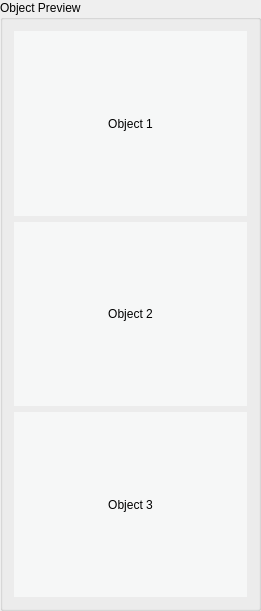
   <widget class="QGroupBox" name="groupBox_2">
    <property name="geometry">
     <rect>
      <x>850</x>
      <y>60</y>
      <width>261</width>
      <height>611</height>
     </rect>
    </property>
    <property name="title">
     <string>Object Preview</string>
    </property>
    <layout class="QGridLayout" name="gridLayout_2">
     <item row="0" column="0">
      <layout class="QGridLayout" name="gridLayout">
       <item row="1" column="0">
        <widget class="QLabel" name="disp_obj2">
         <property name="maximumSize">
          <size>
           <width>256</width>
           <height>198</height>
          </size>
         </property>
         <property name="styleSheet">
          <string notr="true">background-color: rgb(246, 247, 247);</string>
         </property>
         <property name="frameShape">
          <enum>QFrame::NoFrame</enum>
         </property>
         <property name="frameShadow">
          <enum>QFrame::Raised</enum>
         </property>
         <property name="text">
          <string>Object 2</string>
         </property>
         <property name="alignment">
          <set>Qt::AlignCenter</set>
         </property>
        </widget>
       </item>
       <item row="2" column="0">
        <widget class="QLabel" name="disp_obj3">
         <property name="maximumSize">
          <size>
           <width>256</width>
           <height>198</height>
          </size>
         </property>
         <property name="styleSheet">
          <string notr="true">background-color: rgb(246, 247, 247);</string>
         </property>
         <property name="frameShape">
          <enum>QFrame::NoFrame</enum>
         </property>
         <property name="frameShadow">
          <enum>QFrame::Raised</enum>
         </property>
         <property name="text">
          <string>Object 3</string>
         </property>
         <property name="alignment">
          <set>Qt::AlignCenter</set>
         </property>
        </widget>
       </item>
       <item row="0" column="0">
        <widget class="QLabel" name="disp_obj1">
         <property name="maximumSize">
          <size>
           <width>257</width>
           <height>198</height>
          </size>
         </property>
         <property name="autoFillBackground">
          <bool>false</bool>
         </property>
         <property name="styleSheet">
          <string notr="true">background-color: rgb(246, 247, 247);</string>
         </property>
         <property name="frameShape">
          <enum>QFrame::NoFrame</enum>
         </property>
         <property name="frameShadow">
          <enum>QFrame::Raised</enum>
         </property>
         <property name="text">
          <string>Object 1</string>
         </property>
         <property name="scaledContents">
          <bool>false</bool>
         </property>
         <property name="alignment">
          <set>Qt::AlignCenter</set>
         </property>
        </widget>
       </item>
      </layout>
     </item>
    </layout>
   </widget>
